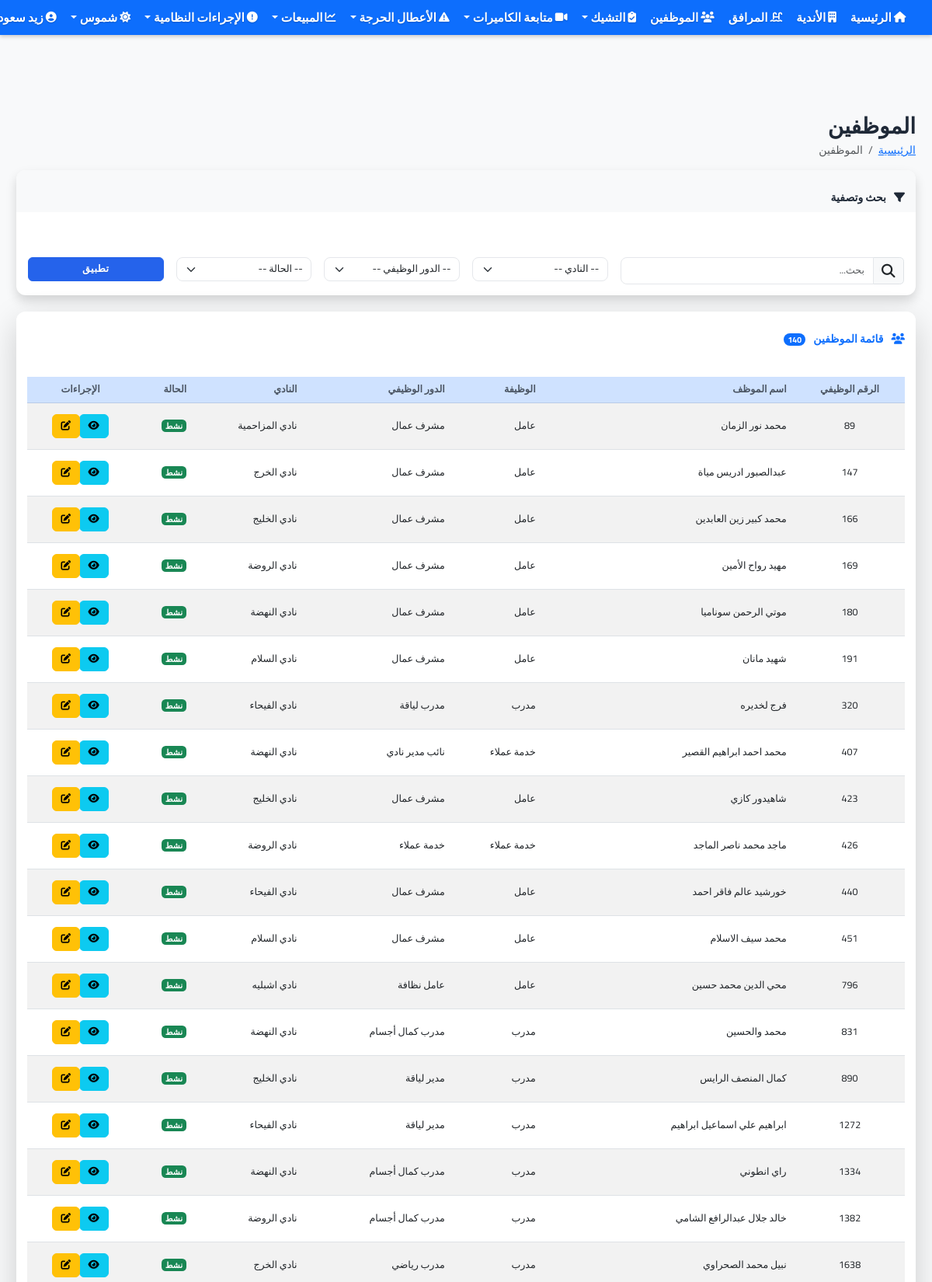
The page /employees (signed in, upper part) on the database its author committed.
### app.py (models this page shows, shortened)
class User(UserMixin, db.Model):
    __table__ = db.Table('user', db.metadata,
        db.Column('id', db.Integer, primary_key=True),
        db.Column('username', db.String(64), index=True, unique=True),
        db.Column('name', db.String(100)),
        db.Column('phone', db.String(20)),
        db.Column('password', db.String(128)),
        db.Column('is_admin', db.Boolean, default=False),
        db.Column('role', db.String(50), default='user'),  # الدور: admin, manager, supervisor, user
        extend_existing=True
    )
    permissions = db.relationship('Permission', secondary='user_permission', lazy='subquery',
                               backref=db.backref('users', lazy=True))
    clubs = db.relationship('Club', secondary=user_clubs, lazy='subquery',
                          backref=db.backref('users', lazy=True))
    def has_permission(self, permission_code):
        try:
            if self.is_admin:
                return True
            user_permission_codes = db.session.query(Permission.code).join(
                user_permission,
                (user_permission.c.permission_id == Permission.id) & (user_permission.c.user_id == self.id)
            ).all()
            user_permission_codes = [p[0] for p in user_permission_codes]
            if permission_code in user_permission_codes:
                return True
            role = self.role or 'user'  # استخدام دور المستخدم العادي إذا لم يكن هناك دور محدد
            role_permissions = db.session.query(Permission.code).join(
                db.Table('role_permission', db.metadata,
                    db.Column('role', db.String(50)),
                    db.Column('permission_id', db.Integer, db.ForeignKey('permission.id')),
                    extend_existing=True
                )
            ).filter_by(role=role).all()
            role_permission_codes = [p[0] for p in role_permissions]
            return permission_code in role_permission_codes
        except Exception as e:
            print(f"خطأ في التحقق من الصلاحيات: {str(e)}")
            return False

class Employee(db.Model):
    id = db.Column(db.Integer, primary_key=True)
    employee_id = db.Column(db.String(20), unique=True, nullable=False)  # الرقم الوظيفي
    name = db.Column(db.String(100), nullable=False)
    position = db.Column(db.String(100), nullable=False)  # الوظيفة
    role = db.Column(db.String(100), nullable=False)  # الدور الوظيفي
    phone = db.Column(db.String(20))
    is_active = db.Column(db.Boolean, default=True)  # الحالة
    club_id = db.Column(db.Integer, db.ForeignKey('club.id'), nullable=False)
    club = db.relationship('Club', backref='employees')

class Club(db.Model):
    id = db.Column(db.Integer, primary_key=True)
    name = db.Column(db.String(100), nullable=False)
    location = db.Column(db.String(200), nullable=False)
    manager_name = db.Column(db.String(100))
    phone = db.Column(db.String(20))
    facilities = db.relationship('Facility', secondary=club_facilities, lazy='subquery',
                               backref=db.backref('clubs', lazy=True))

### app.py (the view, shortened to what this page needs)
@app.route('/employees')
@login_required
def employees():
    search_query = request.args.get('search', '')
    club_filter = request.args.get('club', '')
    role_filter = request.args.get('role', '')
    status_filter = request.args.get('status', '')
    query = Employee.query
    if not current_user.is_admin:
        user_club_ids = [club.id for club in current_user.clubs]
        query = query.filter(Employee.club_id.in_(user_club_ids))
    if club_filter and club_filter.isdigit():
        club_id = int(club_filter)
        if current_user.is_admin or club_id in [club.id for club in current_user.clubs]:
            query = query.filter(Employee.club_id == club_id)
    if role_filter:
        query = query.filter(Employee.role == role_filter)
    if status_filter:
        is_active = status_filter == 'active'
        query = query.filter(Employee.is_active == is_active)
    employees = query.all()
    if current_user.is_admin:
        clubs = Club.query.all()
    else:
        clubs = current_user.clubs
    roles = db.session.query(Employee.role).distinct().all()
    roles = [role[0] for role in roles]
    print(f"User: {current_user.name}, Employees Count: {len(employees)}")
    if not current_user.is_admin:
        user_club_ids = [club.id for club in current_user.clubs]
        print(f"User Club IDs: {user_club_ids}")
        for employee in employees[:5]:  # عرض أول 5 موظفين فقط للتشخيص
            print(f"  - {employee.name} (ID: {employee.id}, Club ID: {employee.club_id})")
    return render_template('employees/index.html',
                          title='الموظفين',
                          employees=employees,
                          clubs=clubs,
                          roles=roles,
                          search_query=search_query,
                          club_filter=club_filter,
                          role_filter=role_filter,
                          status_filter=status_filter)

### templates/employees/index.html (shortened to what this page needs)
{% extends 'base.html' %}
{% block content %}
<div class="container-fluid mt-4">
    <div class="d-flex justify-content-between align-items-center mb-3">
        <div>
            <h1 class="mb-1">الموظفين</h1>
            <nav aria-label="breadcrumb">
                <ol class="breadcrumb mb-0">
                    <li class="breadcrumb-item"><a href="{{ url_for('index') }}">الرئيسية</a></li>
                    <li class="breadcrumb-item active" aria-current="page">الموظفين</li>
                </ol>
            </nav>
        </div>
    </div>
    <div class="card mb-4 shadow">
        <div class="card-header bg-light py-3">
            <h5 class="mb-0"><i class="fas fa-filter me-2"></i> بحث وتصفية</h5>
        </div>
        <div class="card-body">
            <form method="get" action="{{ url_for('employees') }}">
                <div class="row g-3">
                    <div class="col-md-4">
                        <div class="input-group">
                            <span class="input-group-text fs-5"><i class="fas fa-search"></i></span>
                            <input type="text" class="form-control form-control-lg fs-5" name="search" placeholder="بحث..." value="{{ search_query }}">
                        </div>
                    </div>
                    <div class="col-md-2">
                        <select class="form-select form-select-lg fs-5" name="club">
                            <option value="">-- النادي --</option>
                        </select>
                    </div>
                    <div class="col-md-2">
                        <select class="form-select form-select-lg fs-5" name="role">
                            <option value="">-- الدور الوظيفي --</option>
                        </select>
                    </div>
                    <div class="col-md-2">
                        <select class="form-select form-select-lg fs-5" name="status">
                            <option value="">-- الحالة --</option>
                        </select>
                    </div>
                    <div class="col-md-2">
                        <div class="d-flex gap-2">
                            <button type="submit" class="btn btn-primary py-2 fs-5 flex-grow-1">تطبيق</button>
                        </div>
                    </div>
                </div>
            </form>
        </div>
    </div>
    <div class="card shadow-lg">
        <div class="card-header bg-white py-3">
            <h4 class="mb-0 text-primary">
                <i class="fas fa-users me-2"></i> قائمة الموظفين
                <span class="badge bg-primary rounded-pill ms-2">{{ employees|length }}</span>
            </h4>
        </div>
        <div class="card-body p-0">
            {% if employees %}
            <div class="table-responsive">
                <table class="table table-striped table-hover align-middle fs-5">
                    <thead class="table-primary">
                        <tr>
                            <th class="fs-5 fw-bold text-center">الرقم الوظيفي</th>
                            <th class="fs-5 fw-bold">اسم الموظف</th>
                            <th class="fs-5 fw-bold">الوظيفة</th>
                            <th class="fs-5 fw-bold">الدور الوظيفي</th>
                            <th class="fs-5 fw-bold">النادي</th>
                            <th class="fs-5 fw-bold">الحالة</th>
                            <th class="text-center fs-5 fw-bold">الإجراءات</th>
                        </tr>
                    </thead>
                    <tbody>
                        {% for employee in employees %}
                        <tr class="py-3" style="height: 60px;">
                            <td class="text-center">{{ employee.employee_id }}</td>
                            <td>{{ employee.name }}</td>
                            <td>{{ employee.position }}</td>
                            <td>{{ employee.role }}</td>
                            <td>{{ employee.club.name }}</td>
                            <td>
                                {% if employee.is_active %}
                                <span class="badge bg-success fs-6 px-3 py-2">نشط</span>
                                {% else %}
                                <span class="badge bg-danger fs-6 px-3 py-2">غير نشط</span>
                                {% endif %}
                            </td>
                            <td class="text-center">
                                <div class="btn-group">
                                    <a href="{{ url_for('employee_detail', id=employee.id) }}" class="btn btn-info" title="عرض التفاصيل">
                                        <i class="fas fa-eye"></i>
                                    </a>
                                    {% if current_user.has_permission('edit_employee') %}
                                    <a href="{{ url_for('edit_employee', id=employee.id) }}" class="btn btn-warning" title="تعديل">
                                        <i class="fas fa-edit"></i>
                                    </a>
                                    {% endif %}
                                </div>
                            </td>
                        </tr>
                        {% endfor %}
                    </tbody>
                </table>
            </div>
            {% endif %}
        </div>
    </div>
</div>
{% endblock %}

### templates/base.html (shortened to what this page needs)
<!DOCTYPE html>
<html lang="ar" dir="rtl">
<head>
    <link rel="stylesheet" href="https://cdn.jsdelivr.net/npm/bootstrap@5.3.0/dist/css/bootstrap.rtl.min.css">
    <link rel="stylesheet" href="https://cdnjs.cloudflare.com/ajax/libs/font-awesome/6.4.0/css/all.min.css" media="print" onload="this.media='all'">
    <link rel="stylesheet" href="{{ url_for('static', filename='css/fix-size.css') }}">
    <link rel="stylesheet" href="{{ url_for('static', filename='css/performance.css') }}">
    <link rel="stylesheet" href="{{ url_for('static', filename='css/compact-style.css') }}?v={{ range(100000, 999999) | random }}">
    <link rel="stylesheet" href="{{ url_for('static', filename='css/navbar-fixed-solution.css') }}?v={{ range(100000, 999999) | random }}">
    <link rel="stylesheet" href="{{ url_for('static', filename='css/navbar-fixed-absolute-new.css') }}?v={{ range(100000, 999999) | random }}">
    <link rel="stylesheet" href="{{ url_for('static', filename='css/dashboard-cards-fix.css') }}?v={{ range(100000, 999999) | random }}">
</head>
<body class="no-margin" style="padding-top: 70px !important; margin: 0 !important; overflow-x: hidden !important;">
    <nav class="navbar navbar-expand-lg navbar-dark bg-primary px-2 fixed-top" style="position: fixed !important; top: 0 !important; left: 0 !important; right: 0 !important; width: 100% !important; z-index: 1030 !important; margin: 0 !important; padding: 0 !important; height: 45px !important; box-shadow: 0 2px 5px rgba(0, 0, 0, 0.2) !important; transform: none !important; transition: none !important; animation: none !important; will-change: auto !important;">
        <div class="container-fluid" style="padding: 0;">
            <div class="collapse navbar-collapse" id="navbarNav">
                <ul class="navbar-nav">
                    {% if current_user.is_authenticated %}
                    <li class="nav-item">
                        <a class="nav-link fw-bold" href="{{ url_for('index') }}">
                            <i class="fas fa-home me-1"></i> الرئيسية
                        </a>
                    </li>
                    <li class="nav-item">
                        <a class="nav-link fw-bold" href="{{ url_for('clubs') }}">
                            <i class="fas fa-building me-1"></i> الأندية
                        </a>
                    </li>
                    <li class="nav-item">
                        <a class="nav-link fw-bold" href="{{ url_for('facilities') }}">
                            <i class="fas fa-swimming-pool me-1"></i> المرافق
                        </a>
                    </li>
                    <li class="nav-item">
                        <a class="nav-link fw-bold" href="{{ url_for('employees') }}">
                            <i class="fas fa-users me-1"></i> الموظفين
                        </a>
                    </li>
                    <li class="nav-item dropdown">
                        <a class="nav-link dropdown-toggle fw-bold" href="#" id="checksDropdown" role="button" data-bs-toggle="dropdown">
                            <i class="fas fa-clipboard-check me-1"></i> التشيك
                        </a>
                    </li>
                    <li class="nav-item dropdown">
                        <a class="nav-link dropdown-toggle fw-bold" href="#" id="cameraDropdown" role="button" data-bs-toggle="dropdown">
                            <i class="fas fa-video me-1"></i> متابعة الكاميرات
                        </a>
                    </li>
                    <li class="nav-item dropdown">
                        <a class="nav-link dropdown-toggle fw-bold" href="#" id="criticalIssuesDropdown" role="button" data-bs-toggle="dropdown">
                            <i class="fas fa-exclamation-triangle me-1"></i> الأعطال الحرجة
                        </a>
                    </li>
                    <li class="nav-item dropdown">
                        <a class="nav-link dropdown-toggle fw-bold" href="#" id="salesDropdown" role="button" data-bs-toggle="dropdown">
                            <i class="fas fa-chart-line me-1"></i> المبيعات
                        </a>
                    </li>
                    <li class="nav-item dropdown">
                        <a class="nav-link dropdown-toggle fw-bold" href="#" id="violationsDropdown" role="button" data-bs-toggle="dropdown">
                            <i class="fas fa-exclamation-circle me-1"></i> الإجراءات النظامية
                        </a>
                    </li>
                    <li class="nav-item dropdown">
                        <a class="nav-link dropdown-toggle fw-bold" href="#" id="shumoosDropdown" role="button" data-bs-toggle="dropdown">
                            <i class="fas fa-sun me-1"></i> شموس
                        </a>
                    </li>
                    {% endif %}
                </ul>
                <ul class="navbar-nav ms-auto">
                    {% if current_user.is_authenticated %}
                    <li class="nav-item dropdown">
                        <a class="nav-link dropdown-toggle fw-bold" href="#" id="navbarDropdown" role="button" data-bs-toggle="dropdown">
                            <i class="fas fa-user-circle me-1"></i> {{ current_user.name }}
                        </a>
                    </li>
                    {% else %}
                    <li class="nav-item">
                        <a class="nav-link fw-bold" href="{{ url_for('login') }}">
                            <i class="fas fa-sign-in-alt me-1"></i> تسجيل الدخول
                        </a>
                    </li>
                    {% endif %}
                </ul>
            </div>
        </div>
    </nav>
    <main class="container-fluid px-3" style="margin-top: 20px !important; padding-top: 20px !important;">
        {% block content %}{% endblock %}
    </main>
</body>
</html>

### rows shown on the page
User: name "زيد…"
Employee: employee_id "89", name "محمد نور الزمان", position "عامل", role "مشرف عمال", club.name "نادي المزاحمية", is_active "نشط"
Employee: employee_id "147", name "عبدالصبور ادريس مياة", position "عامل", role "مشرف عمال", club.name "نادي الخرج", is_active "نشط"
Employee: employee_id "166", name "محمد كبير زين العابدين", position "عامل", role "مشرف عمال", club.name "نادي الخليج", is_active "نشط"
Employee: employee_id "169", name "مهيد رواح الأمين", position "عامل", role "مشرف عمال", club.name "نادي الروضة", is_active "نشط"
Employee: employee_id "180", name "موتي الرحمن سوناميا", position "عامل", role "مشرف عمال", club.name "نادي النهضة", is_active "نشط"
Employee: employee_id "191", name "شهيد مانان", position "عامل", role "مشرف عمال", club.name "نادي السلام", is_active "نشط"
Employee: employee_id "320", name "فرج لخديره", position "مدرب", role "مدرب لياقة", club.name "نادي الفيحاء", is_active "نشط"
Employee: employee_id "407", name "محمد احمد ابراهيم القصير", position "خدمة عملاء", role "نائب مدير نادي", club.name "نادي النهضة", is_active "نشط"
Employee: employee_id "423", name "شاهيدور كازي", position "عامل", role "مشرف عمال", club.name "نادي الخليج", is_active "نشط"
Employee: employee_id "426", name "ماجد محمد ناصر الماجد", position "خدمة عملاء", role "خدمة عملاء", club.name "نادي الروضة", is_active "نشط"
Employee: employee_id "440", name "خورشيد عالم فاقر احمد", position "عامل", role "مشرف عمال", club.name "نادي الفيحاء", is_active "نشط"
Employee: employee_id "451", name "محمد سيف الاسلام", position "عامل", role "مشرف عمال", club.name "نادي السلام", is_active "نشط"
Employee: employee_id "796", name "محي الدين محمد حسين", position "عامل", role "عامل نظافة", club.name "نادي اشبليه", is_active "نشط"
Employee: employee_id "831", name "محمد والحسين", position "مدرب", role "مدرب كمال أجسام", club.name "نادي النهضة", is_active "نشط"
Employee: employee_id "890", name "كمال المنصف الرايس", position "مدرب", role "مدير لياقة", club.name "نادي الخليج", is_active "نشط"
Employee: employee_id "1272", name "ابراهيم علي اسماعيل ابراهيم", position "مدرب", role "مدير لياقة", club.name "نادي الفيحاء", is_active "نشط"
Employee: employee_id "1334", name "راي انطوني", position "مدرب", role "مدرب كمال أجسام", club.name "نادي النهضة", is_active "نشط"
Employee: employee_id "1382", name "خالد جلال عبدالرافع الشامي", position "مدرب", role "مدرب كمال أجسام", club.name "نادي الروضة", is_active "نشط"
Employee: employee_id "1638", name "نبيل محمد الصحراوي", position "مدرب", role "مدرب رياضي", club.name "نادي الخرج", is_active "نشط"

### other values the page prints
{{ employees|length }} "140"
